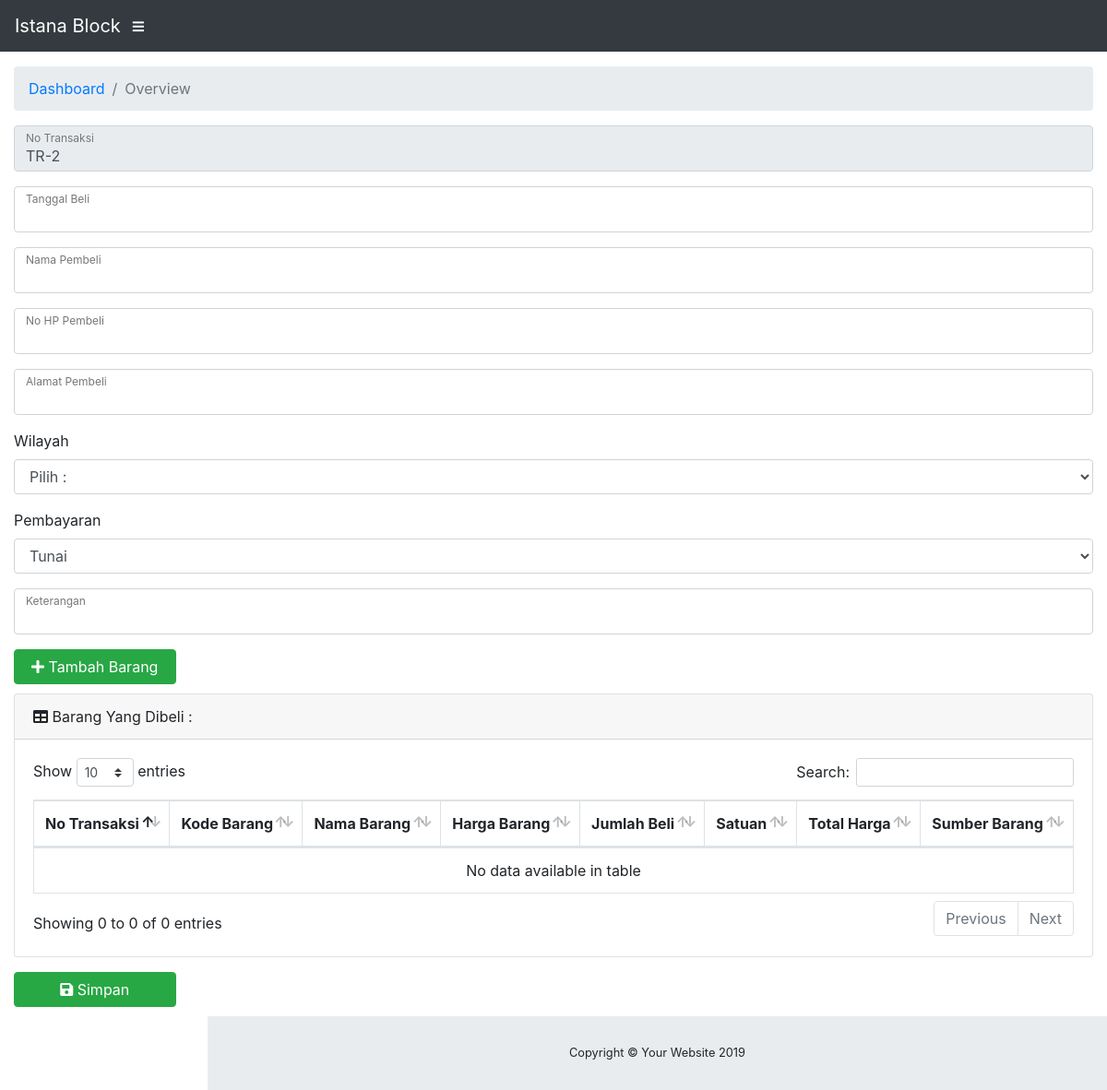
Page /order_pembeli.php on the earlier database version.
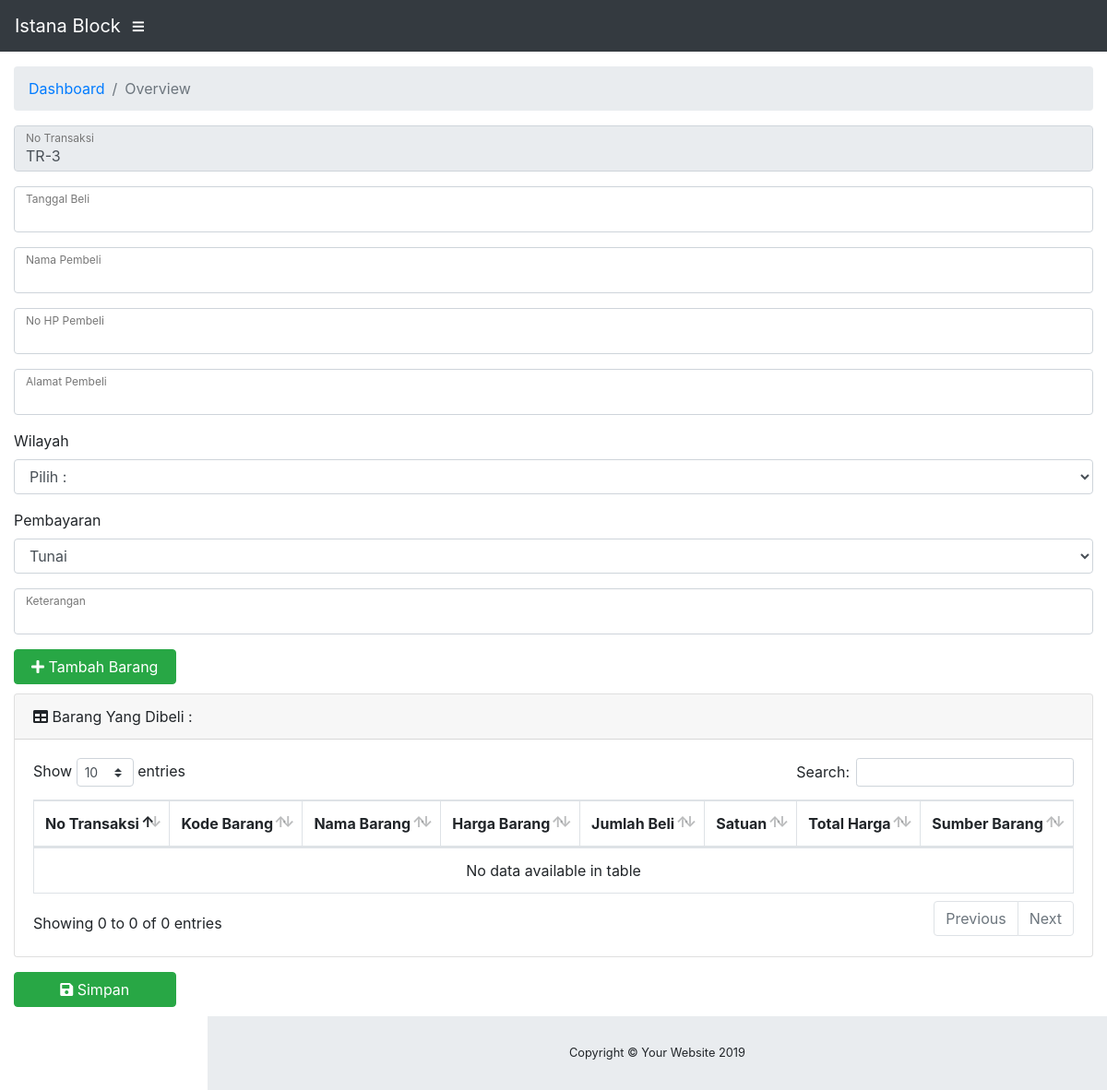
Same page on the later database version.
### tables this page shows
CREATE TABLE `order_pembeli` (
  `id_order` int(11) NOT NULL AUTO_INCREMENT,
  `no_transaksi` varchar(20) NOT NULL,
  `tgl_beli` date NOT NULL,
  `nama_pembeli` varchar(50) NOT NULL,
  `nohp_pembeli` varchar(15) NOT NULL,
  `alamat_pembeli` text NOT NULL,
  `wilayah` varchar(50) NOT NULL,
  `pembayaran` varchar(20) NOT NULL,
  `jatuh_tempo` date NOT NULL,
  `keterangan` varchar(20) NOT NULL,
  `sts_order` varchar(20) NOT NULL,
  `sts_suratjalan` varchar(20) NOT NULL,
  `sts_kirim` varchar(20) NOT NULL,
  `feedback` varchar(20) NOT NULL,
  `selesai` varchar(20) NOT NULL,
  `baca_notif` varchar(10) NOT NULL,
  PRIMARY KEY (`id_order`)
);

### koneksi.php (called while the page is built, shortened)
<?php
    $url = "http://localhost/pd_istana/";
?>

### order/form_order_pembeli.php (the view, shortened to what this page needs)
<form id="formtambahbarangbeli" method="post" class="form-horizontal" action="<?php echo $url; ?>" target="_Blank">
  <div class="form-group">
    <div class="form-label-group">
       <input class="form-control" type="text" name="no_transaksi" value="<?php echo $no_tr; ?>" id="no_transaksi" readonly>
      <label for="inputEmail">No Transaksi</label>
    </div>
  </div>
  <div class="form-group">
    <div class="form-label-group">
      <input  class="form-control" type="text" name="tgl_beli" id="tgl_beli" required>
      <label for="inputPassword">Tanggal Beli</label>
    </div>
  </div>
  <div class="form-group">
    <div class="form-label-group">
      <input autocomplete="off" class="form-control" type="text" name="pembeli" required>
      <label for="inputPassword">Nama Pembeli</label>
    </div>
  </div>
  <div class="form-group">
    <div class="form-label-group">
      <input autocomplete="off" class="form-control" type="text" name="nohp_pembeli" required>
      <label for="inputPassword">No HP Pembeli</label>
    </div>
  </div>
  <div class="form-group">
    <div class="form-label-group">
      <input autocomplete="off" class="form-control" type="text" name="alamat_pembeli" required>
      <label for="inputPassword">Alamat Pembeli</label>
    </div>
  </div>
  <div class="form-group">
      <label for="inputPassword">Wilayah</label>
      <select class="form-control" name="wilayah">
        <option>Pilih :</option>
      </select>
  </div>
  <div class="form-group">
    <label>Pembayaran</label>
    <select id="pembayaran" class="form-control" name="pembayaran">
      <option value="Tunai">Tunai</option>
    </select>
  </div>
  <div class="form-group">
    <div class="form-label-group">
      <input autocomplete="off" class="form-control" type="text" name="keterangan">
      <label for="inputPassword">Keterangan</label>
    </div>
  </div>
  <a id="tambah_barang" class="btn btn-success btn-block" data-toggle="modal" data-target="#myModal" href="#"><i class="fas fa-plus"></i> Tambah Barang</a>
  <?php include_once "assets/table_data_pembeli.php"; ?>
  <button id="simpan_barang" type="submit" name="simpan_pembeli" class="btn btn-success btn-block"><i class="fas fa-save"></i> Simpan</button>
</form>

### assets/header_page.php (shortened to what this page needs)
<!DOCTYPE html>
<html lang="en">
<head>
  <link href="vendor/fontawesome-free/css/all.min.css" rel="stylesheet" type="text/css">
  <link href="vendor/datatables/dataTables.bootstrap4.css" rel="stylesheet">
  <link href="css/sb-admin.css" rel="stylesheet">
  <link href="jquery-ui/jquery-ui.min.css" rel="stylesheet">
  <link href="<?php echo $url; ?>css/pd_istana.css" rel="stylesheet">
</head>
<body id="page-top">
  <nav class="navbar navbar-expand navbar-dark bg-dark static-top">
    <a class="navbar-brand mr-1" href="<?php echo $url; ?>">Istana Block</a>
    <button class="btn btn-link btn-sm text-white order-1 order-sm-0" id="sidebarToggle" href="#">
      <i class="fas fa-bars"></i>
    </button>
  </nav>
  <div id="wrapper">

### order_pembeli.php (shortened to what this page needs)
<?php
  include_once "koneksi.php";
  include_once "assets/header_page.php";
?>
    <div id="content-wrapper">
      <div class="container-fluid">
        <ol class="breadcrumb">
          <li class="breadcrumb-item">
            <a href="#">Dashboard</a>
          </li>
          <li class="breadcrumb-item active">Overview</li>
        </ol>
        <?php
          $sql_kode_tr = "select no_transaksi from order_pembeli order by id_order desc";
          $aksi = mysqli_query($koneksi, $sql_kode_tr);
          $hitung_tr = mysqli_num_rows($aksi);
          if($hitung_tr == 0){
            $no_tr = "TR-1";
          }else{
            $hasil = mysqli_fetch_array($aksi);
            $pecah_tr = explode("-", $hasil["no_transaksi"]);
            $next_nomor = $pecah_tr[1] + 1;
            $no_tr_next = "TR-".$next_nomor;
            $no_tr = $no_tr_next;
          }
          include_once "assets/form_order_pembeli.php";
        ?>
      </div>
      <footer class="sticky-footer">
        <div class="container my-auto">
          <div class="copyright text-center my-auto">
            <span>Copyright © Your Website 2019</span>
          </div>
        </div>
      </footer>
    </div>
  </div>
<?php
  include_once "assets/footer_page.php";
?>

### assets/table_data_pembeli.php
<div class="card mb-3">
  <div class="card-header">
    <i class="fas fa-table"></i>
    Barang Yang Dibeli :</div>
  <div class="card-body">
    <div class="table-responsive">
      <table class="table table-bordered" id="tbl_brg_dibeli" width="100%" cellspacing="0">
        <thead>
          <tr>
            <th>No Transaksi</th>
            <th>Kode Barang</th>
            <th>Nama Barang</th>
            <th>Harga Barang</th>
            <th>Jumlah Beli</th>
            <th>Satuan</th>
            <th>Total Harga</th>
            <th>Sumber Barang</th>
          </tr>
        </thead>
        <tbody id="output">
        </tbody>
      </table>
    </div>
  </div>
</div>

### assets/footer_page.php (shortened to what this page needs)
</body>
</html>

### css/pd_istana.css (style rules this page uses)
#tambah_barang { width: 15%; margin: 0 0 10px 0; }
#simpan_barang { width: 15%; margin: 0 0 10px 0; }

Differences in the rows shown:
no longer on this page (row edited): order_pembeli: no_transaksi "TR-2"
added order_pembeli: no_transaksi "TR-3"
